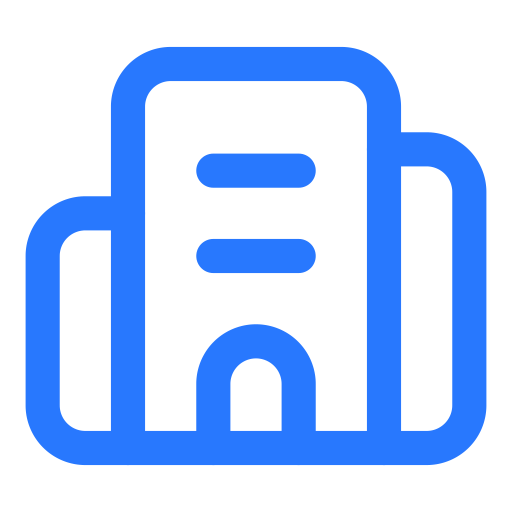
#> input picture studio/projects/video01/gfx/building-2_b.png, 512 x 512 px, given in place of ff_logo.png, which was not available
$ python render.py
#> lines starting #> are read from the running program, lines starting #| are printed output that depends on the picture; pictures that were not available may be replaced by others from this repository, and a replacement may not be noted
#!/usr/bin/env python3
"""video01 compositor: zooms, motion-graphic cards, word-synced captions.

Reads work/base.mp4 (already cut, 1080x1920@30) and transcribe/transcript.json,
writes work/visual.mp4 (no audio). Times in this file are RAW-footage times;
to_out() maps them onto the cut timeline.
"""
import json, math, subprocess, sys
import numpy as np, cv2
from PIL import Image, ImageDraw, ImageFont, ImageFilter

W, H, FPS = 1080, 1920, 30
STUDIO = "../.."
FONT_XB = f"{STUDIO}/assets/fonts/Poppins-800.ttf"
FONT_B = f"{STUDIO}/assets/fonts/Poppins-700.ttf"
NAVY, BLUE, WHITE, YELLOW, RED = (6, 20, 54), (40, 120, 254), (255, 255, 255), (255, 215, 0), (255, 59, 59)

# Cut list: raw spans kept, in order (must match the ffmpeg rough cut).
KEEP = [(0.60, 25.76), (25.95, 58.53)]
TAIL = 1.0  # frozen last frame for the end card


def to_out(t):
#> called with t = 0
    off = 0.0
    for a, b in KEEP:
        if t < a:
            return off
        if t <= b:
            return off + t - a
        off += b - a
    return off + (t - KEEP[-1][1])


def ease(x):  # easeOutCubic
    x = min(max(x, 0.0), 1.0)
    return 1 - (1 - x) ** 3


# [4 lines left out: function ease_back, not called in this run]


# ---------------------------------------------------------------- zoom track
# (raw_time, zoom). Instant changes act as jump cuts; ramps are slow pushes.
ZOOM = [
    (0.0, 1.12), (6.45, 1.12), (6.46, 1.00), (9.0, 1.00), (14.9, 1.08),
    (14.91, 1.03), (21.35, 1.03), (21.36, 1.10), (25.76, 1.10),
    (25.95, 1.00), (28.9, 1.00), (28.91, 1.05), (33.55, 1.05),
    (33.56, 1.14), (40.30, 1.18), (40.42, 1.22), (41.2, 1.18),
    (41.30, 1.00), (45.9, 1.00), (45.91, 1.06), (48.6, 1.06), (48.61, 1.10),
    (55.35, 1.10), (55.36, 1.00), (99, 1.00),
]
ZT = np.array([to_out(t) if t < 99 else 999 for t, _ in ZOOM])
ZV = np.array([z for _, z in ZOOM])
FACE_CX, FACE_CY = 0.461 * W, 0.352 * H


def zoom_at(t):
    return float(np.interp(t, ZT, ZV))


# [8 lines left out: function apply_zoom, not called in this run]


# ---------------------------------------------------------------- drawing helpers
def font(path, size):
    return ImageFont.truetype(path, size)


def icon(name, color="w", size=300):
    im = Image.open(f"gfx/{name}_{color}.png").convert("RGBA")
    return im.resize((size, size), Image.LANCZOS)


# [7 lines left out: function text_img, not called in this run]


def panel_bg():
    """Full-screen brand background: navy with a soft blue glow."""
    yy, xx = np.mgrid[0:H, 0:W]
    d = np.sqrt(((xx - W / 2) / W) ** 2 + ((yy - H * 0.40) / H) ** 2)
    glow = np.clip(1 - d / 0.55, 0, 1) ** 2
    img = np.zeros((H, W, 3), np.float32)
    for i in range(3):
        img[..., i] = NAVY[i] + (BLUE[i] - NAVY[i]) * 0.28 * glow
    return Image.fromarray(img.astype(np.uint8)).convert("RGBA")


BG = panel_bg()
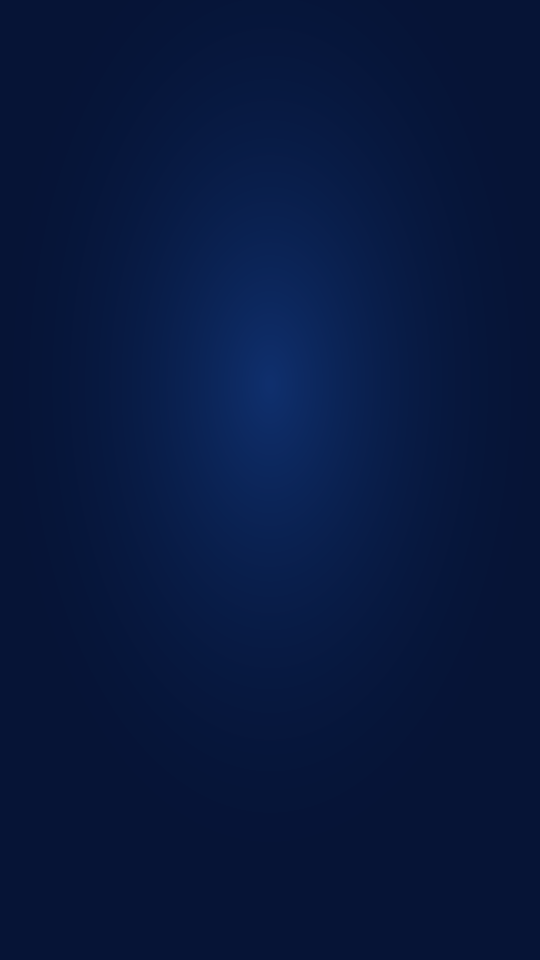
#> BG: PIL image 1080x1920 RGBA (shown at 1/2 size); mean R, G, B, A 7.2, 24, 62.4, 255


# [33 lines left out: functions paste_center, rounded, shadowed, ig_glyph, not called in this run]


LOGO = Image.open(f"{STUDIO}/assets/brand/ff_logo.png").convert("RGBA")
#> LOGO is the input picture: PIL image 512x512 RGBA; mean R, G, B, A 13.2, 39.5, 83.7, 80.6
# logo has its own navy square; crop to the letters and key out the navy
_l = np.array(LOGO).astype(np.int32)
_dist = np.abs(_l[..., :3] - np.array(NAVY)).sum(-1)
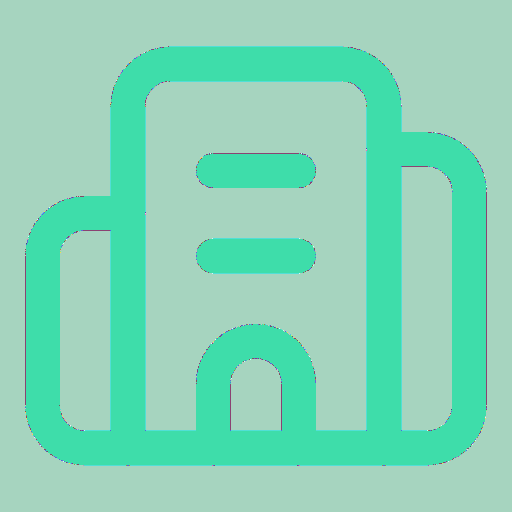
#> _dist: shape (512, 512) int64; 29 distinct labels, from 80 to 367; one colour per label, 0 black
_l[..., 3] = np.clip((_dist - 30) * 4, 0, 255)
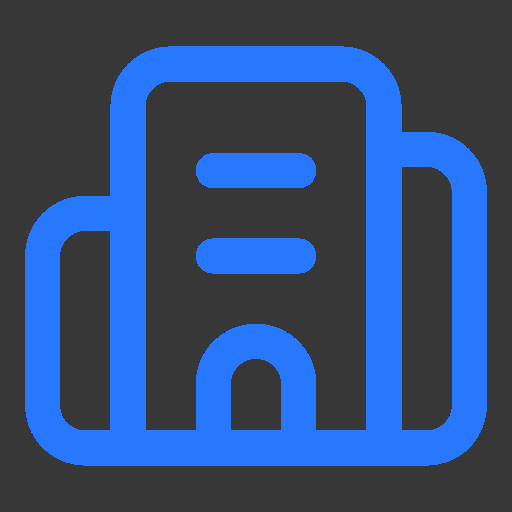
#> _l: shape (512, 512, 4) int32; mean R, G, B, A 13.2, 39.5, 83.7, 218.1; transparent parts drawn white
LOGO = Image.fromarray(_l.astype(np.uint8)).crop(Image.fromarray(_l.astype(np.uint8)).getbbox())


# ---------------------------------------------------------------- cards
class Card:
    """A graphic shown from t0 to t1 (out time). full=True covers the frame."""
    def __init__(self, t0, t1, draw, full=True):
        self.t0, self.t1, self.draw, self.full = t0, t1, draw, full

    def alpha(self, t):
        return min(ease((t - self.t0) / 0.18), ease((self.t1 - t) / 0.15))


# [6 lines left out: function card_title, not called in this run]


def mk_hospital(c, t, l):
    card_title(c, t, l, "hospital", "YOUR HOSPITAL", "money • years • a big dream")


def mk_pandey(c, t, l):
    card_title(c, t, l, "stethoscope", "DR. PANDEY", "opens a small clinic")


# [10 lines left out: function mk_queue, not called in this run]


CHECKS = [(to_out(29.0), "Better infrastructure"), (to_out(29.96), "More manpower"), (to_out(31.0), "More facilities")]


# [46 lines left out: functions mk_checks, mk_ff, mk_end, pill, not called in this run]


def mk_video(c, t, l):
    pill(c, l, "video", "1 VIDEO / DAY")


# [5 lines left out: function mk_services, not called in this run]


def mk_grow(c, t, l):
    pill(c, l, "trending-up", "GROW ONLINE")


def mk_call(c, t, l):
    pill(c, l, "phone-call", "70862 69537")


CARDS = [
    Card(to_out(7.05), to_out(8.95), mk_hospital),
    Card(to_out(15.25), to_out(17.95), mk_pandey),
    Card(to_out(18.80), to_out(20.25), mk_video, full=False),
    Card(to_out(23.55), to_out(25.70), mk_queue),
    Card(to_out(28.85), to_out(32.10), mk_checks),
    Card(to_out(41.85), to_out(43.95), mk_ff),
    Card(to_out(44.00), to_out(48.40), mk_services, full=False),
    Card(to_out(48.65), to_out(50.40), mk_grow, full=False),
    Card(to_out(52.65), to_out(55.30), mk_call, full=False),
    Card(to_out(57.55), to_out(58.53) + TAIL + 0.5, mk_end),
]

# ---------------------------------------------------------------- captions
FIX = {"fnf": "F&F", "dr": "DR.", "i'm": "I'M", "67%": "67%"}
HIGHLIGHT = {"67%", "hospital", "dream", "pandey", "clinic", "video", "queue", "rubbish", "infrastructure",
             "manpower", "facilities", "camera", "customers", "fnf", "creative", "performance", "grow", "call", "soon"}
RED_WORDS = {"future"}


# Real pauses measured with silencedetect (raw time). Whisper smears words across them.
SILENCES = [(0.49, 0.69), (25.67, 26.04), (36.12, 36.37), (40.99, 41.31), (46.99, 47.18), (49.83, 50.24)]


def raw_words():
    d = json.load(open("transcribe/transcript.json"))
    ws = [dict(w=w["w"].strip(), start=w["start"], end=w["end"]) for s in d["segments"] for w in s["words"]]
    out = []
    for w in ws:  # "67" + "%" -> "67%"
        if w["w"] == "%" and out:
            out[-1]["w"] += "%"; out[-1]["end"] = w["end"]
        else:
            out.append(w)
    for i, w in enumerate(out):  # a word that swallowed a pause starts after it
        for a, b in SILENCES:
            if w["start"] + 0.1 < (a + b) / 2 < w["end"]:
                w["start"] = b
                if i:
                    out[i - 1]["end"] = min(out[i - 1]["end"], a) if out[i - 1]["end"] > a else out[i - 1]["end"]
                w["end"] = max(w["end"], b + 0.15)
    for i in range(1, len(out)):  # previous word ends where the pause begins
        for a, b in SILENCES:
            if out[i]["start"] == b and out[i - 1]["end"] < a:
                out[i - 1]["end"] = a
    return out


def load_words():
    ws = []
    if True:
        for w in raw_words():
            raw = w["w"].strip()
            key = raw.lower().strip(".,!?")
            txt = FIX.get(key, raw.upper().strip(".,!?"))
            ws.append(dict(key=key, txt=txt, t0=to_out(w["start"]), t1=to_out(w["end"])))
    # "dr" + "pandey" read better together
    return ws


# [16 lines left out: function group, not called in this run]


CAP_SIZE, CAP_Y = 92, int(H * 0.70)


# [30 lines left out: function render_line, not called in this run]


def main():
    lines = group(load_words())
    cap = cv2.VideoCapture("work/base.mp4")
    n = int(cap.get(cv2.CAP_PROP_FRAME_COUNT))
    enc = subprocess.Popen(["ffmpeg", "-loglevel", "error", "-y", "-f", "rawvideo", "-pix_fmt", "rgb24", "-s", f"{W}x{H}",
                            "-r", str(FPS), "-i", "-", "-c:v", "libx264", "-crf", "14", "-preset", "medium",
                            "-pix_fmt", "yuv420p", "work/visual.mp4"], stdin=subprocess.PIPE)
    vign = vignette()
    li = 0
    for i in range(n):
        ok, fr = cap.read()
        if not ok:
            break
        t = i / FPS
        while li < len(lines) - 1 and t >= lines[li + 1][0]["t0"] - 0.02:
            li += 1
        enc.stdin.write(compose(fr, t, lines[li], vign).convert("RGB").tobytes())
        if i % 150 == 0:
            print(f"{i}/{n}", file=sys.stderr, flush=True)
    enc.stdin.close(); enc.wait()


# [25 lines left out: function compose, not called in this run]


def vignette():
    yy, xx = np.mgrid[0:H, 0:W]
    return np.clip(1 - 0.55 * (((xx - W / 2) / (W * 0.62)) ** 2 + ((yy - H * 0.42) / (H * 0.62)) ** 2), 0.35, 1)[..., None].astype(np.float32)


# [8 lines left out: function stills, not called in this run]


if __name__ == "__main__":
    if len(sys.argv) > 1 and sys.argv[1] == "--stills":
        stills([float(x) for x in sys.argv[2:]])
    else:
#> (the run stopped early here; a loop or call above may not have finished)

$ run again, on studio/projects/video01/gfx/clapperboard_b.png
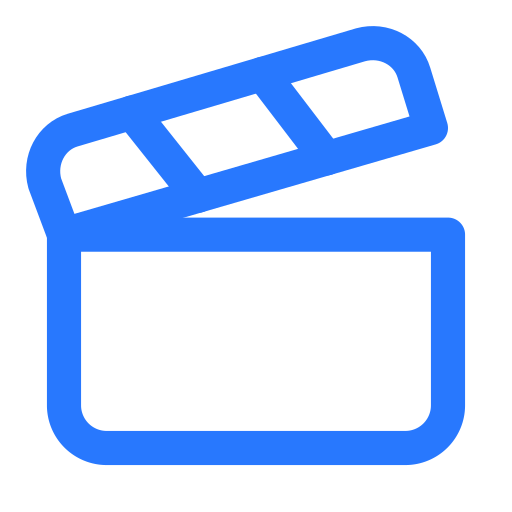
#> input picture studio/projects/video01/gfx/clapperboard_b.png, 512 x 512 px, given in place of ff_logo.png, which was not available
#> LOGO is the input picture: PIL image 512x512 RGBA; mean R, G, B, A 11.6, 34.7, 73.5, 71.2
#> `_dist = np.abs(_l[..., :3] - np.array(NAVY)).sum(-1)`:
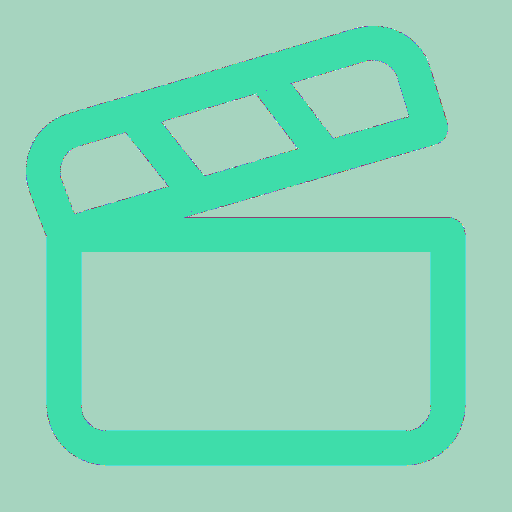
#> _dist: shape (512, 512) int64; 29 distinct labels, from 80 to 367; one colour per label, 0 black
#> `_l[..., 3] = np.clip((_dist - 30) * 4, 0, 255)`:
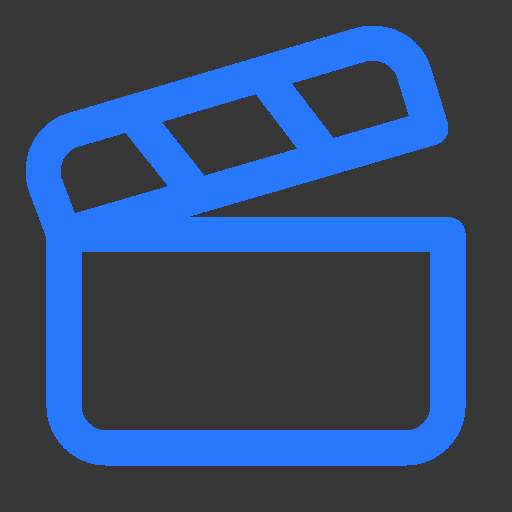
#> _l: shape (512, 512, 4) int32; mean R, G, B, A 11.6, 34.7, 73.5, 215.9; transparent parts drawn white

$ run again, on studio/projects/video01/gfx/globe_b.png
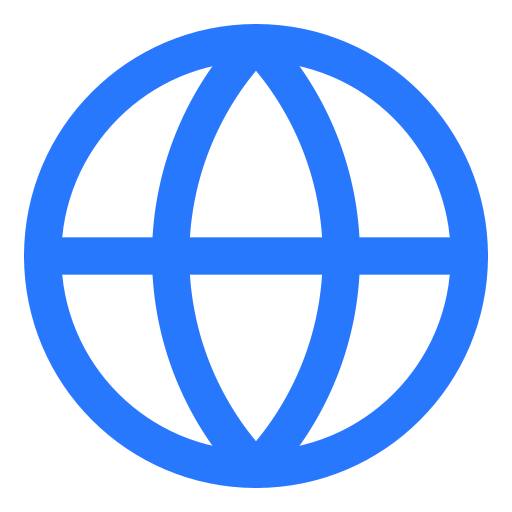
#> input picture studio/projects/video01/gfx/globe_b.png, 512 x 512 px, given in place of ff_logo.png, which was not available
#> LOGO is the input picture: PIL image 512x512 RGBA; mean R, G, B, A 14.5, 43.6, 92.3, 90.3
#> `_dist = np.abs(_l[..., :3] - np.array(NAVY)).sum(-1)`:
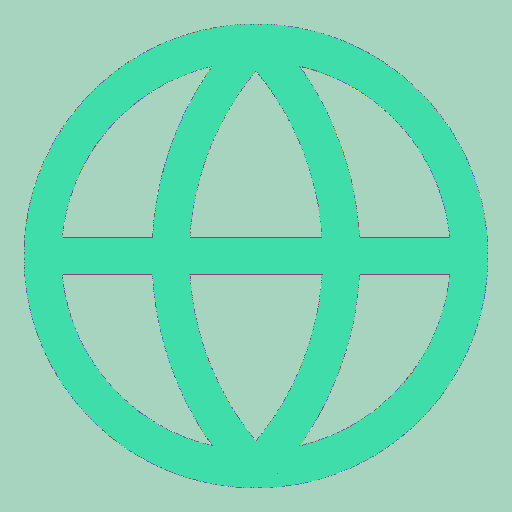
#> _dist: shape (512, 512) int64; 26 distinct labels, from 80 to 367; one colour per label, 0 black
#> `_l[..., 3] = np.clip((_dist - 30) * 4, 0, 255)`:
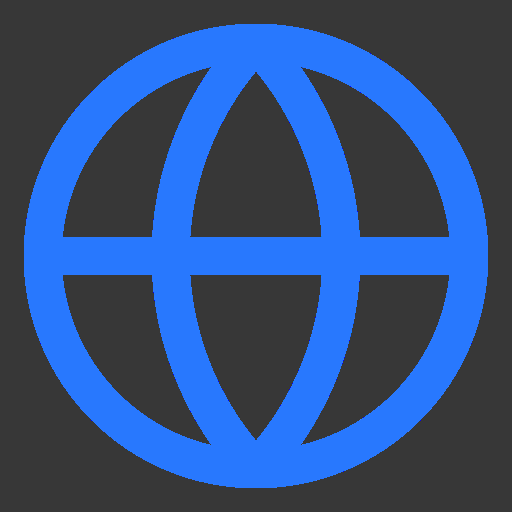
#> _l: shape (512, 512, 4) int32; mean R, G, B, A 14.5, 43.6, 92.3, 220; transparent parts drawn white
